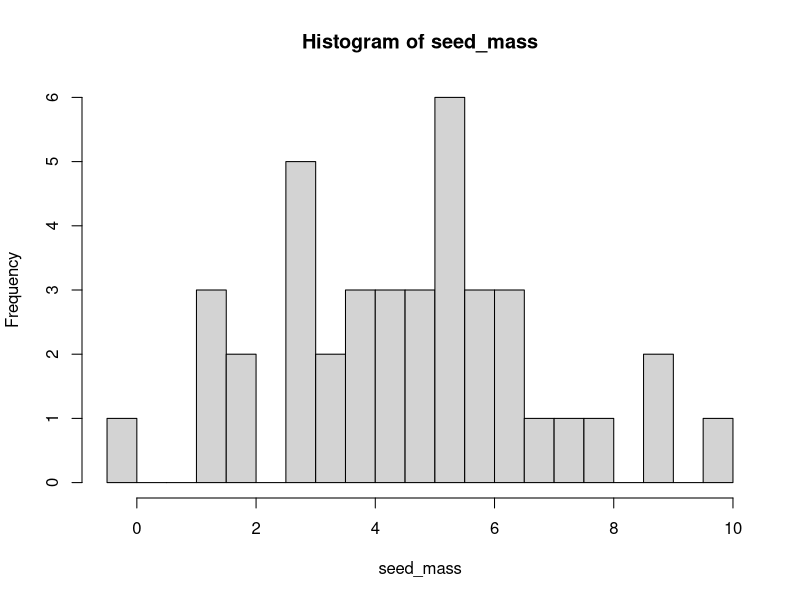
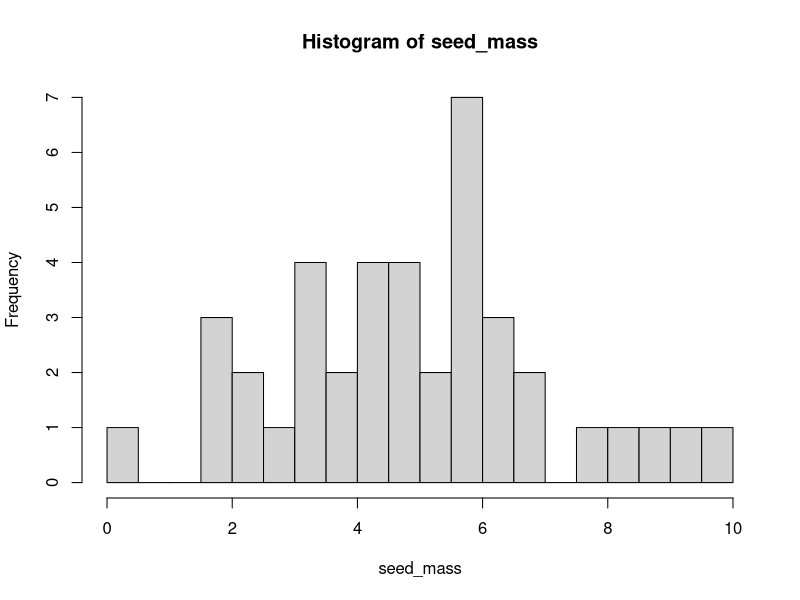
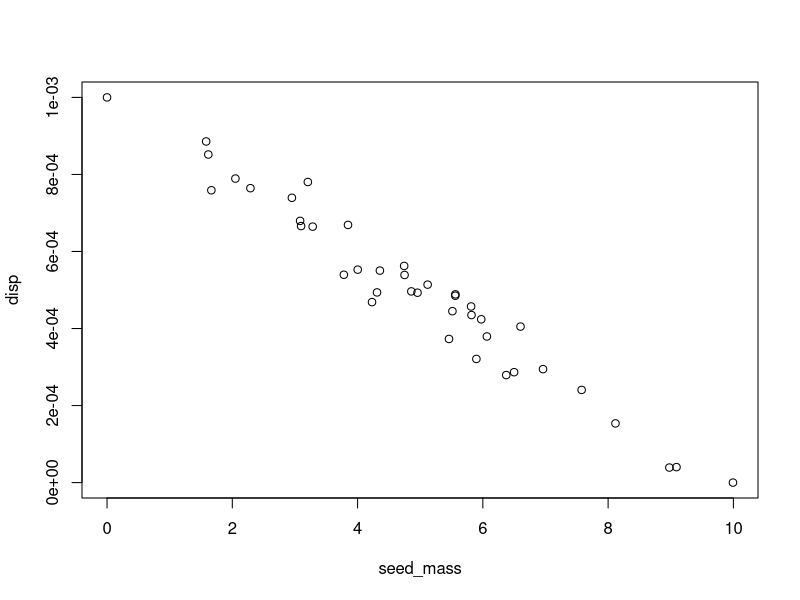
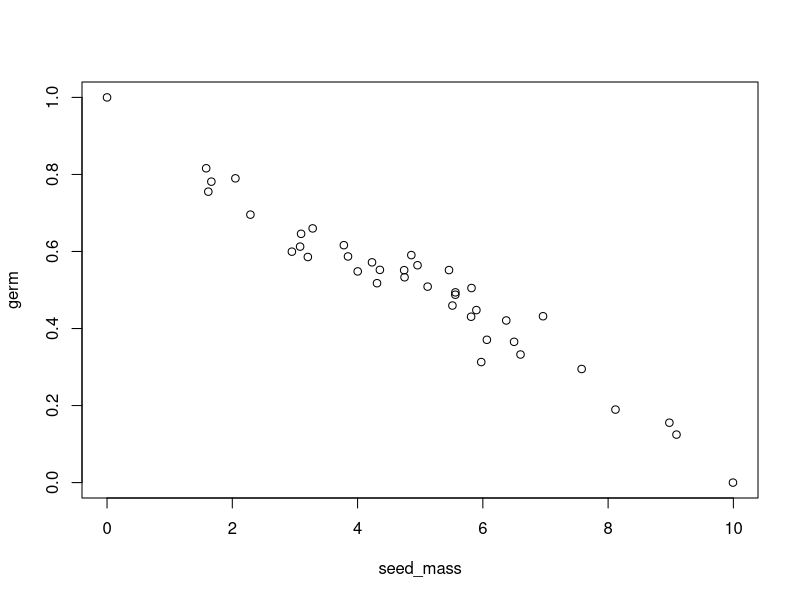
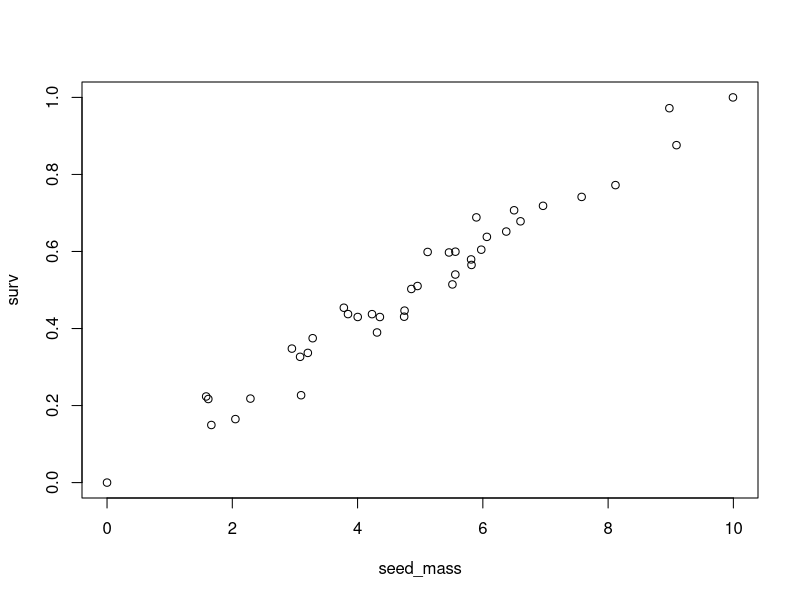
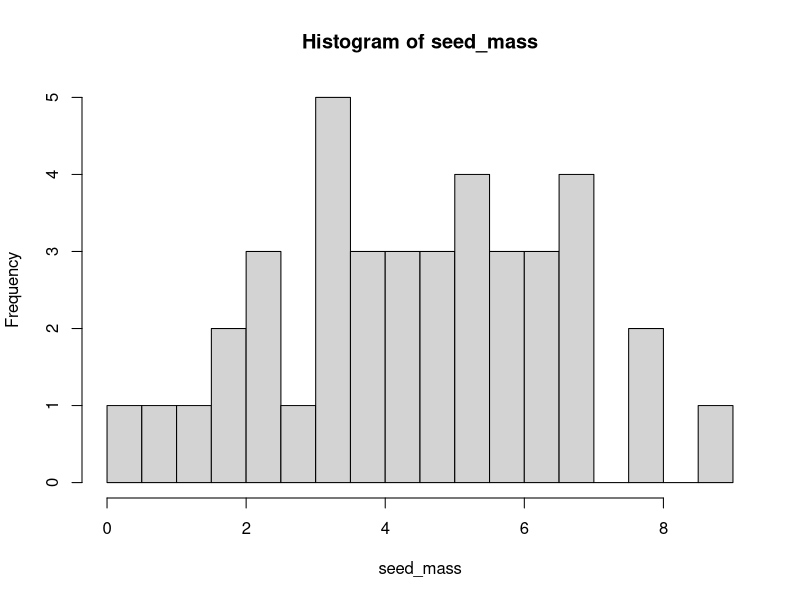
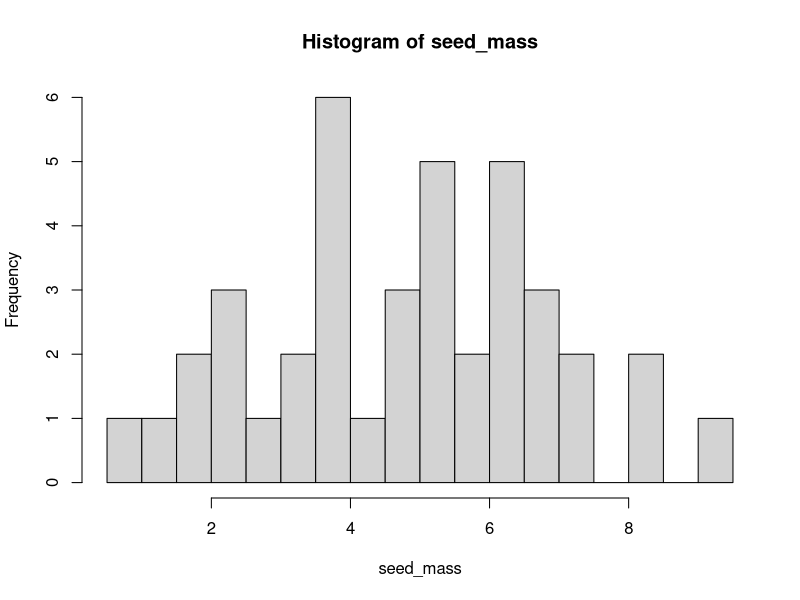
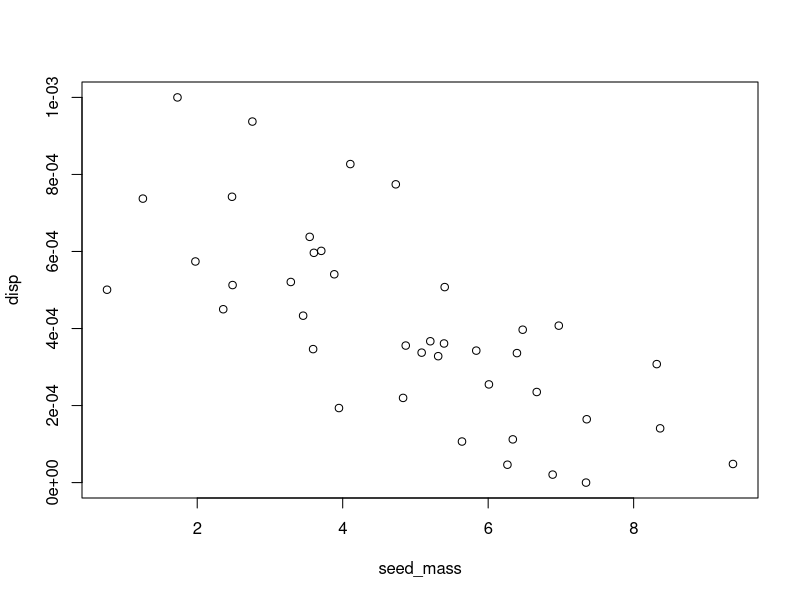

Here is the R script that generated these plots, in order: (Note: this script raises an error after producing the figures.)
library("tidyverse")
library("patchwork")

species <- 40

tradeoff_strength <- c("strong", "weak", "none")


tradeoff_df <- data.frame()

for(y in tradeoff_strength){
  if(y == "strong"){
    tradeoff_noise = .25
    disp_tradeoff <- -0.5
    germ_tradeoff <- -0.5
    surv_tradeoff <- 0.5
  }
  if(y == "weak"){
    tradeoff_noise = 1
    disp_tradeoff <- -0.5
    germ_tradeoff <- -0.5
    surv_tradeoff <- 0.5
  }
  if(y == "none"){
    tradeoff_noise = 1
    disp_tradeoff = 0
    germ_tradeoff = 0
    surv_tradeoff = 0
  }
  
  
  seed_mass <- rnorm(n = species, mean = 4.14, sd = 2)
  hist(seed_mass, breaks = 30)
  seed_mass <- seed_mass + abs(min(seed_mass))
  hist(seed_mass, breaks = 30)
  
  
  # then, based on known trade-offs, we generate the corresponding trait values
  disp <- seed_mass * disp_tradeoff + rnorm(species, sd = tradeoff_noise)
  disp <- (disp - min(disp)) / (max(disp) - min(disp)) *1/1000 # multiply by 1/1000 to range from 0 to 0.001
  plot(seed_mass, disp)
  
  germ <- seed_mass * germ_tradeoff + rnorm(species, sd = tradeoff_noise)
  germ <- (germ - min(germ)) / (max(germ) - min(germ))
  plot(seed_mass, germ)
  
  surv <- seed_mass * surv_tradeoff + rnorm(species, sd = tradeoff_noise)
  surv <- (surv - min(surv)) / (max(surv) - min(surv))
  plot(seed_mass, surv)
  
  tradeoffs <- data.frame(
    tradeoff = y,
    seed_mass = seed_mass,
    dispersal = disp, 
    germination = germ,
    survival = surv
  )
  
  tradeoff_df <- rbind.data.frame(tradeoff_df, tradeoffs)
  
}

germ_disp_fig <- tradeoff_df %>% 
  ggplot(aes(x = dispersal, y = germination)) +
  geom_point() +
  geom_smooth(method = "lm") +
  facet_wrap(~tradeoff) +
  theme(axis.text = element_text(size=8)) +
  scale_x_continuous(labels = scales::scientific_format())

disp_surv_fig <- tradeoff_df %>% 
  ggplot(aes(x = dispersal, y = survival)) +
  geom_point() +
  geom_smooth(method = "lm") +
  facet_wrap(~tradeoff) +
  theme(axis.text = element_text(size=8)) +
  scale_x_continuous(labels = scales::scientific_format())


germ_surv_fig <- tradeoff_df %>% 
  ggplot(aes(x = survival, y = germination)) +
  geom_point() +
  geom_smooth(method = "lm") +
  facet_wrap(~tradeoff) +
  theme(axis.text = element_text(size=8))


germ_disp_fig + disp_surv_fig + germ_surv_fig + 
  plot_layout(nrow = 3) +
  ggsave("figures/tradeoff_examples.pdf", width = 9, height = 9)
